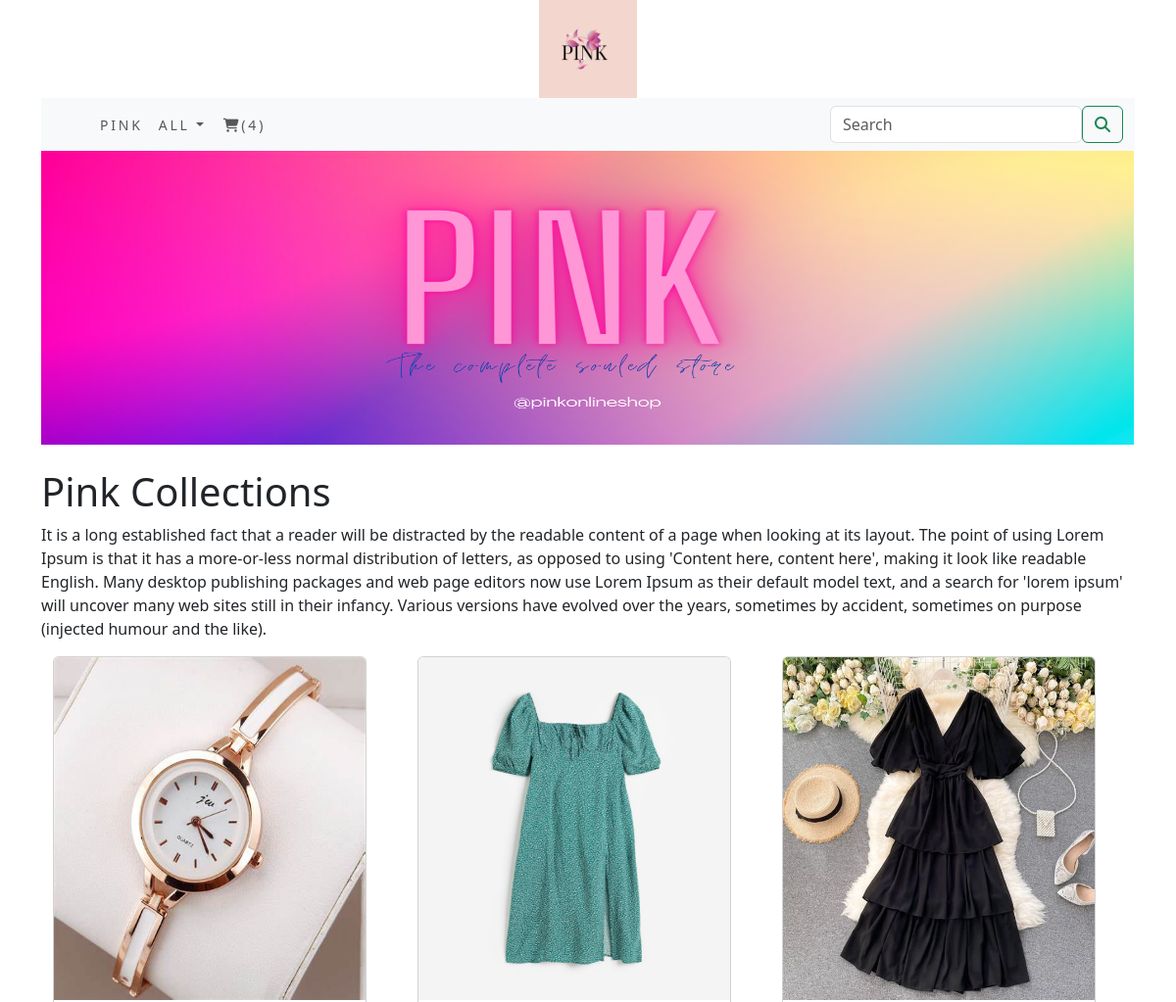
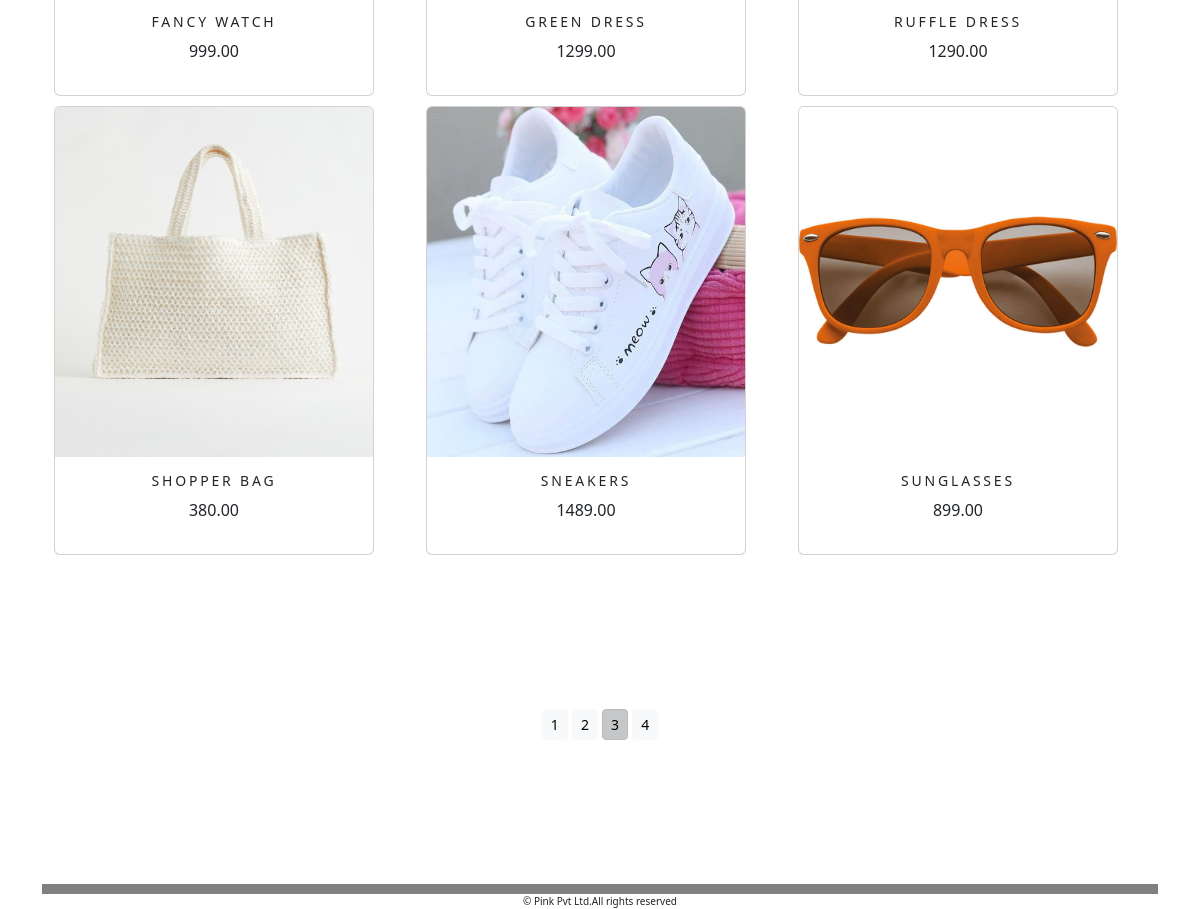
Screenshot of /ecomapp/?page=3 with the database file from the repository (2 pictures, top to bottom).
### ecomapp/models.py (models this page shows, shortened)
class Product(models.Model):
    name=models.CharField(max_length=250,unique=True)
    slug=models.SlugField(max_length=250,unique=True)
    description=models.TextField(blank=True)
    price=models.DecimalField(max_digits=10,decimal_places=2)
    category=models.ForeignKey(Category,on_delete=models.CASCADE)
    image=models.ImageField(upload_to='product',blank=True)
    stock=models.IntegerField()
    available=models.BooleanField(default=True)
    created=models.DateTimeField(auto_now_add=True)
    modified=models.DateTimeField(auto_now_add=True)
    class Meta:
        ordering=('name',)
        verbose_name='product'
        verbose_name_plural='products'
    def get_url(self):
        return reverse('ecomapp:prodCatDetail', args=[self.category.slug,self.slug])

### ecomapp/views.py (the view)
# urls.py: path('',views.AllProdCat,name='AllProdCat'),
def AllProdCat(request,c_slug=None):
    c_page=None
    product_list=None
    if c_slug!=None:
        c_page=get_object_or_404(Category,slug=c_slug)
        product_list=Product.objects.all().filter(category=c_page,available=True)
    else:
        product_list=Product.objects.all().filter(available=True)
    paginator=Paginator(product_list,6)
    try:
        page=int(request.GET.get('page','1'))
    except:
        page=1
    try:
        products=paginator.page(page)
    except (EmptyPage,InvalidPage):
        products=paginator.page(paginator.num_pages)
    return render(request,"category.html",{'category':c_page,'products':products})

### cart/context_processors.py (called while the page is built)
def counter(request):
    item_count=0;
    if 'admin' in request.path:
        return {}
    else:
        try:
            cart=Cart.objects.filter(cart_id=_cart_id(request))
            cart_items=CartItem.objects.all().filter(cart=cart[:1])
            for cart_item in cart_items:
                item_count += cart_item.qty
        except Cart.DoesNotExist:
            item_count = 0
        return dict(item_count=item_count)

### cart/views.py (called while the page is built)
def _cart_id(request):
    cart=request.session.session_key
    if not cart:
        cart=request.session.create()
    return Cart

### ecomapp/context_processors.py (called while the page is built)
def menu_links(request):
    links=Category.objects.all()
    return dict(links=links)

### ecomapp/models.py (called while the page is built)
    def get_url(self):
        return reverse('ecomapp:products_by_category',args=[self.slug])

### templates/category.html (shortened to what this page needs)
{% extends 'base.html' %}
{% load static %}
{% block content %}
    <div>
        {% if category %}
            <img src="{{category.image.url}}" alt="{{category.name}}" width="250px;" height="250px;">
    </div>
    <br>
    <div>
        <h1>{{category.name}}</h1>
        <p>{{category.description}}</p>
    </div>
        {% else %}
          <div>
                    <img src="{% static 'img/banner.png' %}" alt="All Collections" width="1115px;" height="300px;">
            </div>
            <br>
            <div>
                <h1>Pink Collections</h1>
                <p>
                    It is a long established fact that a reader will be distracted by the readable content of a page
                    when looking at its layout. The point of using Lorem Ipsum is that it has a more-or-less normal
                    distribution of letters, as opposed to using 'Content here, content here', making it look like
                    readable English.
                    Many desktop publishing packages and web page editors now use Lorem Ipsum as their default model text,
                    and a search for 'lorem ipsum' will uncover many web sites still in their infancy. Various versions
                    have evolved over the years, sometimes by accident, sometimes on purpose (injected humour and the like).
                </p>
            </div>
        {% endif %}
        <div class="container">
            <div class="row mx_auto">
                {% for product in products.object_list %}
                <div class="my_bottom_margin col-9 col-sm-12 col-md-4 xol-lg-4">
                    <div class="card text-center" style="width: 20rem;">
                        <a href="{{product.get_url}}"><img class="card-img-top my_image" src="{{product.image.url}}" alt="{{product.name}}" width="250px;" height="350px;"></a>
                        <div class="card-body">
                            <h4>{{product.name}}</h4>
                            <p>{{product.price}}</p>
                        </div>
                    </div>
                </div>
                {% endfor %}
            </div>
            <div class="mx-auto">
                {% if products.paginator.num_pages > 1 %}
               <br>
                <div class="my_paginator">
                    <div class="text-center">
                        {% for pg in products.paginator.page_range %}
                            <a href="?page={{pg}}" class="btn btn-light btn-sm {% if products.number == pg %} active {% endif %}">{{pg}}</a>
                        {% endfor %}
                    </div>
                {% endif %}
                </div>
                <br>
            </div>
        </div>
{% endblock %}

### static/css/custom.css (style rules this page uses)
body { font-family: 'Poppins', sans-serif; }
.my_bottom_margin { margin-bottom : 10px; }
.card-body h4 { font-size : 14px; text-transform : uppercase; letter-spacing : .2em; }
.my_paginator { padding : 120px; }

### rows the page displays
Product: image (picture), name "FANCY WATCH", price "999.00"
Product: image (picture), name "GREEN DRESS", price "1299.00"
Product: image (picture), name "RUFFLE DRESS", price "1290.00"
Product: image (picture), name "SHOPPER BAG", price "380.00"
Product: image (picture), name "SNEAKERS", price "1489.00"
Product: image (picture), name "SUNGLASSES", price "899.00"

### other values shown
{{ item_count }} "4"
{{ pg }} "1" "2" "3" "4"
